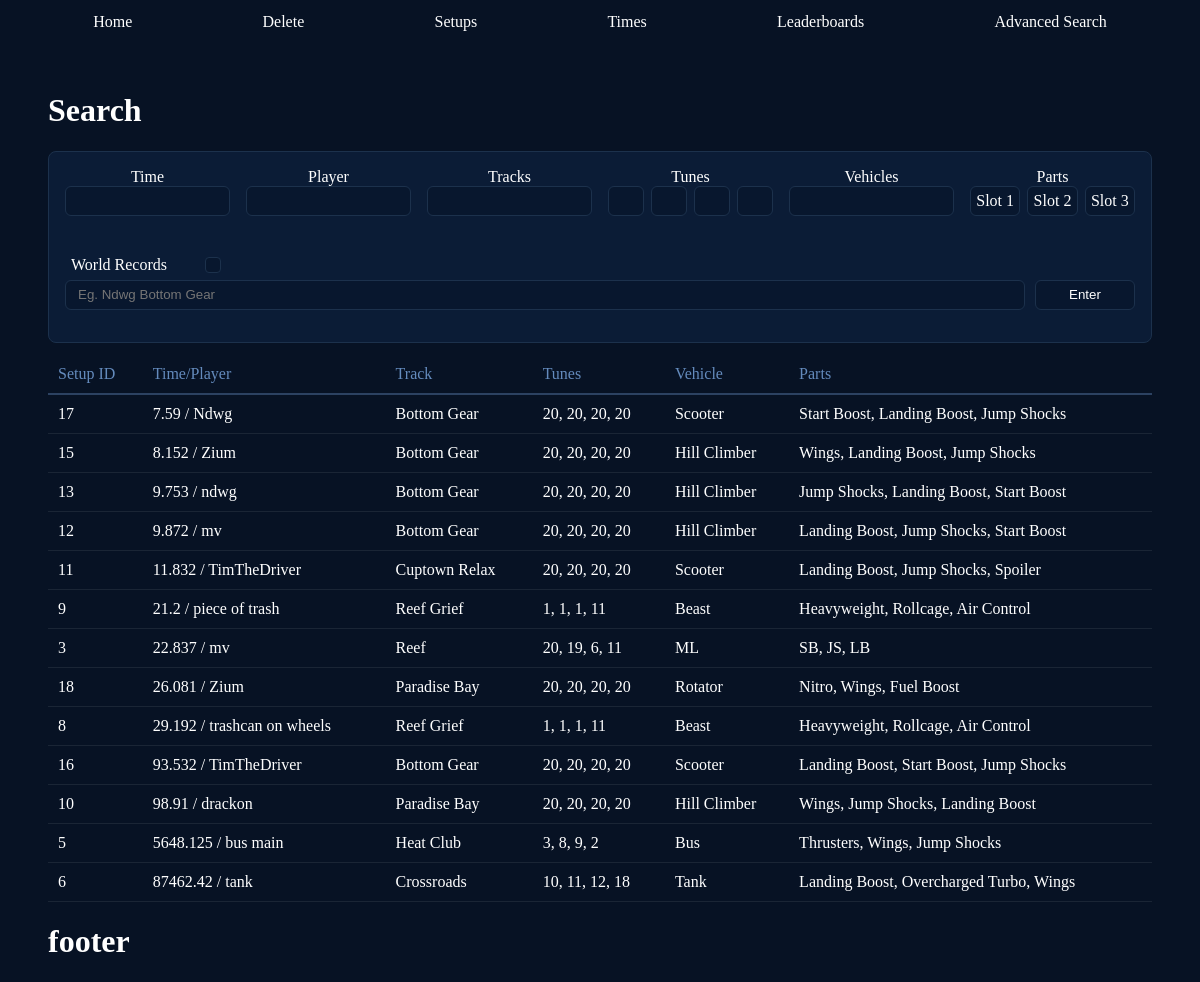
Page /Search on the earlier database version.
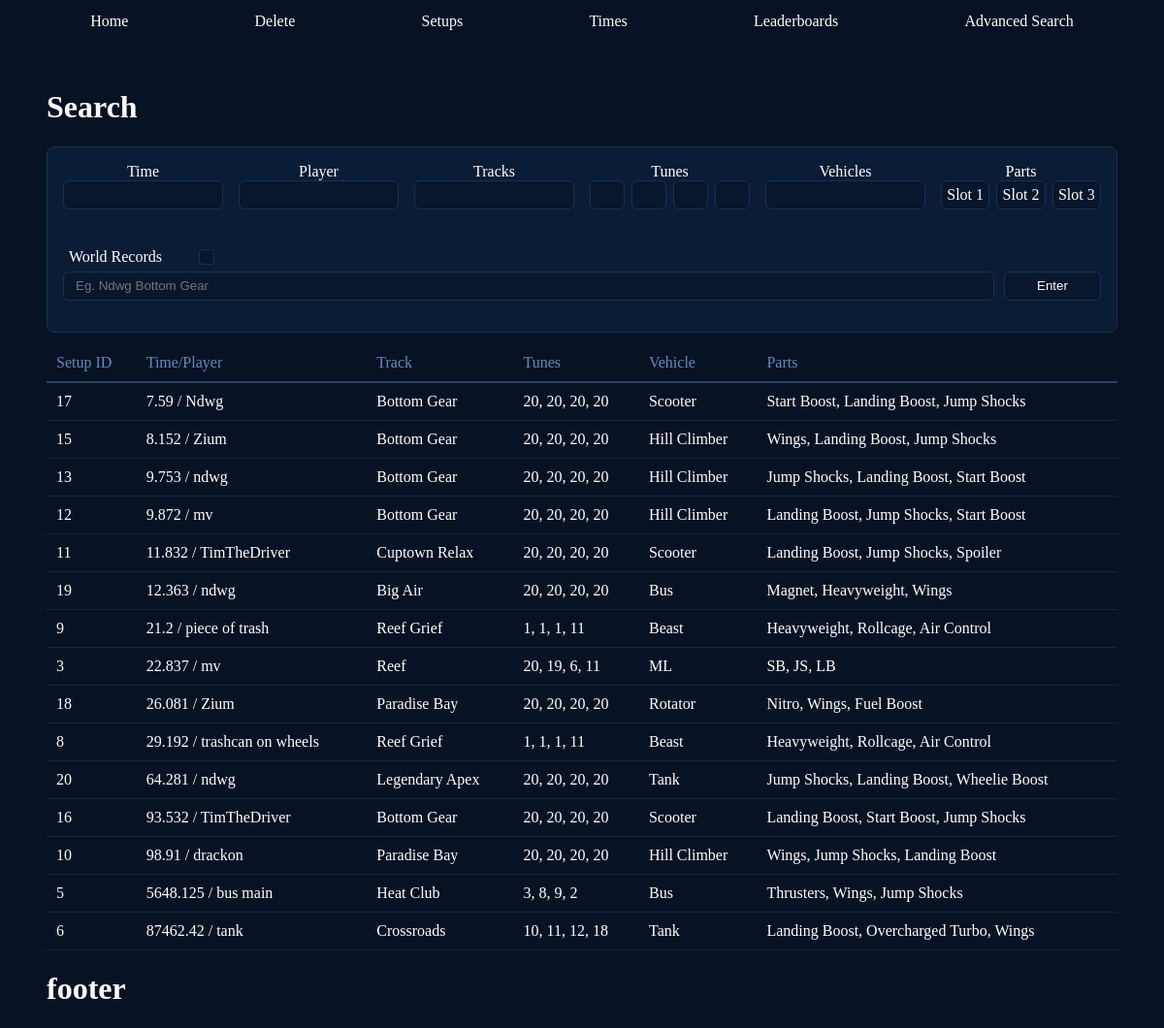
Same page on the later database version.
### app.py (models this page shows)
class Setups(db.Model):
    __tablename__ = "Setups"
    setup_id = db.Column(db.Integer, primary_key=True, autoincrement=True)
    time_id = db.Column(db.Integer, db.ForeignKey("WR_Times.time_id"), nullable=False)
    track_id = db.Column(db.Integer, db.ForeignKey("Tracks.track_id"), nullable=False)
    tune_id = db.Column(db.Integer, db.ForeignKey("Tunes.tune_id"), nullable=False)
    vehicle_id = db.Column(db.Integer, db.ForeignKey("Vehicles.vehicle_id"), nullable=False)
    part_id = db.Column(db.Integer, db.ForeignKey("Part Combinations.part_id"), nullable=False)
    wr_time = db.relationship("WR_Times", back_populates="setups")
    track = db.relationship("Tracks", back_populates="setups")
    tune = db.relationship("Tunes", back_populates="setups")
    vehicle = db.relationship("Vehicles", back_populates="setups")
    parts_combinations = db.relationship("Parts", back_populates="setups")

class WR_Times(db.Model):
    __tablename__ = "WR_Times"
    time_id = db.Column(db.Integer, primary_key=True, autoincrement=True, nullable=False)
    time = db.Column(db.REAL, nullable=False)
    player = db.Column(db.Text, nullable=False)
    setups = db.relationship("Setups", back_populates="wr_time")

class Tracks(db.Model):
    __tablename__ = "Tracks"
    track_id = db.Column(db.Integer, primary_key=True, autoincrement=True, nullable=False, unique=True)
    track_name = db.Column(db.Text, nullable=False)
    setups = db.relationship("Setups", back_populates="track")

class Tunes(db.Model):
    __tablename__ = "Tunes"
    tune_id = db.Column(db.Integer, primary_key=True, autoincrement=True, nullable=False, unique=True)
    tune1 = db.Column(db.Integer, nullable=False)
    tune2 = db.Column(db.Integer, nullable=False)
    tune3 = db.Column(db.Integer, nullable=False)
    tune4 = db.Column(db.Integer, nullable=False)
    setups = db.relationship("Setups", back_populates="tune")

class Vehicles(db.Model):
    __tablename__ = "Vehicles"
    vehicle_id = db.Column(db.Integer, primary_key=True, autoincrement=True, nullable=False, unique=True)
    vehicle_name = db.Column(db.Text, unique=True)
    setups = db.relationship("Setups", back_populates="vehicle")

class Parts(db.Model):
    __tablename__ = "Part Combinations"
    part_id = db.Column(db.Integer, primary_key=True, autoincrement=True, nullable=False, unique=True)
    slot1 = db.Column(db.Text, nullable=False)
    slot2 = db.Column(db.Text, nullable=False)
    slot3 = db.Column(db.Text, nullable=False)
    setups = db.relationship("Setups", back_populates="parts_combinations")

### app.py (the view, shortened to what this page needs)
@app.route('/Search')
def search():
    setup = []
    result_errors = []
    wr_setups = []
    time = request.args.get("time") or None
    tune1 = request.args.get("tune1") or None
    tune2 = request.args.get("tune2") or None
    tune3 = request.args.get("tune3") or None
    tune4 = request.args.get("tune4") or None
    slot1 = request.args.get("slot1") or None
    slot2 = request.args.get("slot2") or None
    slot3 = request.args.get("slot3") or None
    tunes = [(tune1, Tunes.tune1),
            (tune2, Tunes.tune2),
            (tune3, Tunes.tune3),
            (tune4, Tunes.tune4)]
    wr_checked = request.args.get("wr_checked")
    player_filter = request.args.getlist("player_filter")
    track_filter = request.args.getlist("track_filter")
    vehicle_filter = request.args.getlist("vehicle_filter")
    players_options = []
    for c in (db.session.query(WR_Times.player).join(Setups).distinct().all()):
        players_options.append(c[0])
    search_bar = request.args.get("search_bar") or None
    setup = Setups.query.join(WR_Times).join(Vehicles).join(Tracks).join(Tunes).join(Parts).order_by(WR_Times.time.asc())
    if vehicle_filter:
        for v in vehicle_filter:
            if v in vehicles_list:
                setup = setup.filter(Vehicles.vehicle_name == v)
            else:
                result_errors.append(f"{v} is not a valid vehicle")
    if player_filter:
        for p in player_filter:
            if p in players_options:
                setup = setup.filter(WR_Times.player == p)
            else:
                result_errors.append(f"{p} has no setups")
    if track_filter:
        for t in track_filter:
            if t in track_filter:
                setup = setup.filter(Tracks.track_name == t)
            else:
                result_errors.append(f"{t} is not a valid track")
    for value,column in tunes:
        if value:
            try:
                value = int(value)
                if 21 > value > 0:
                    setup = setup.filter(column == value)
                else:
                    result_errors.append(f"{value} is not between 1 and 20")
            except ValueError:
                result_errors.append(f"{value} is not an integer")
    if result_errors:
        result = []
    else:
        result = setup.all()
        if wr_checked:
            for i in result:
                wr_setups.append(int(i.setup_id))
            print(f"{wr_setups}")
    return render_template('Search.html',
                           tracks_list=tracks_list,
                           vehicles_list=vehicles_list,
                           parts_list=parts_list,
                           search_bar=search_bar or "",
                           result=result,
                           players=players_options,
                           result_errors=result_errors)

### templates/Search.html (shortened to what this page needs)
{% extends 'layout.html' %}
{% block content %}
<body>
    <h1>Search</h1>
    <div class="search-form">
        <form method="GET" action="{{ url_for('search') }}">
            <div class="search-grid">
                <div class="search-box">
                    <label>Time</label>
                    <input type="number" step="any" name="time"><br>
                </div>
                <div class="search-box">
                    <label>Player</label>
                    <details class="expand" name="expand">
                        <summary></summary>
                    </details>
                </div>
                <div class="search-box">
                    <label>Tracks</label>
                    <details class="expand" name="expand">
                        <summary></summary>
                    </details>
                </div>
                <div class="search-box">
                    <label>Tunes</label>
                    <div class="multi-select">
                        <input type="number" max="20" min="1" name="tune1">
                        <input type="number" max="20" min="1" name="tune2">
                        <input type="number" max="20" min="1" name="tune3">
                        <input type="number" max="20" min="1" name="tune4">
                    </div>
                </div>
                <div class="search-box">
                    <label>Vehicles</label>
                    <details class="expand" name="expand">
                        <summary></summary>
                    </details>
                </div>
                <div class="search-box">
                    <label>Parts</label>
                    <div class="multi-select">
                        {% for i in range(3) %}
                        <details class="expand" name="expand">
                            <summary>Slot {{i+1}}</summary>
                        </details>
                        {% endfor %}
                    </div>
                </div>
                <label class="expand_options">
                    <span>World Records</span>
                    <input type="checkbox" name="wr_checked">
                </label>
            </div>
            <div class="search-bar">
                <input type="search" name="search_bar" value="{{search_bar}}" placeholder="Eg. Ndwg Bottom Gear">
                <button type="submit">Enter</button>
            </div>
        </form>
    </div>
    <div class="results">
        <table>
            <thead>
                <tr>
                    <td>Setup ID</td>
                    <td>Time/Player</td>
                    <td>Track</td>
                    <td>Tunes</td>
                    <td>Vehicle</td>
                    <td>Parts</td>
                </tr>
            </thead>
            <tbody>
                {% for i in result %}
                <tr>
                    <td>{{i.setup_id}}</td>
                    <td>{{i.wr_time.time}} / {{i.wr_time.player}}</td>
                    <td>{{i.track.track_name}}</td>
                    <td>{{i.tune.tune1}}, {{i.tune.tune2}}, {{i.tune.tune3}}, {{i.tune.tune4}}</td>
                    <td>{{i.vehicle.vehicle_name}}</td>
                    <td>{{i.parts_combinations.slot1}}, {{i.parts_combinations.slot2}}, {{i.parts_combinations.slot3}}</td>
                </tr>
                {% endfor %}
            </tbody>
        </table>
    </div>
</body>
{% endblock %}

Differences in the rows shown:
added Setups: setup_id "19", wr_time.time "12.363", wr_time.player "ndwg", track.track_name "Big Air", tune.tune1 "20", tune.tune2 "20", tune.tune3 "20", tune.tune4 "20", vehicle.vehicle_name "Bus", parts_combinations.slot1 "Magnet", parts_combinations.slot2 "Heavyweight", parts_combinations.slot3 "Wings"
added Setups: setup_id "20", wr_time.time "64.281", wr_time.player "ndwg", track.track_name "Legendary Apex", tune.tune1 "20", tune.tune2 "20", tune.tune3 "20", tune.tune4 "20", vehicle.vehicle_name "Tank", parts_combinations.slot1 "Jump Shocks", parts_combinations.slot2 "Landing Boost", parts_combinations.slot3 "Wheelie Boost"
